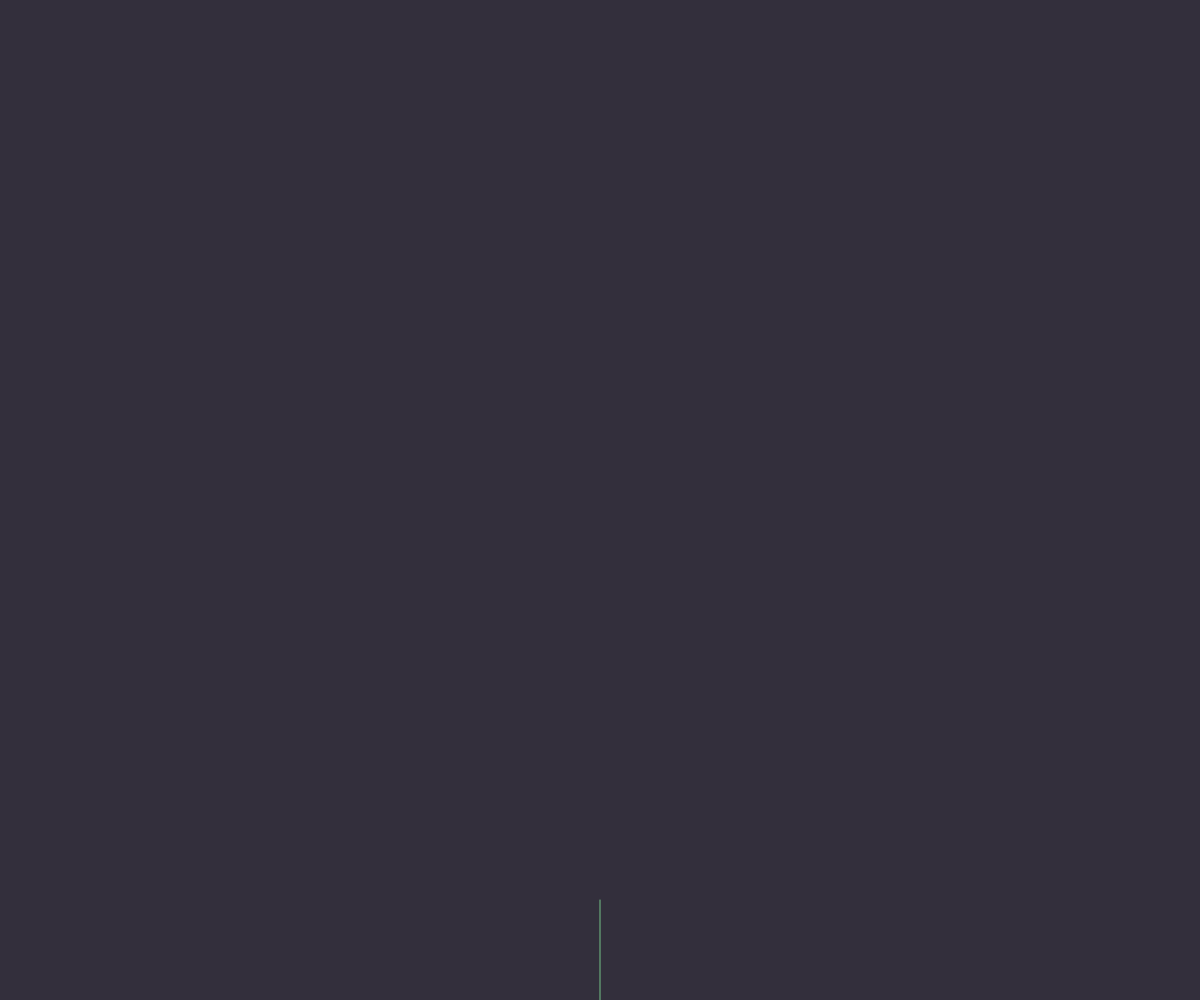
Frame 1 (no input)
Frame 60 (no input): identical to frame 1, image omitted
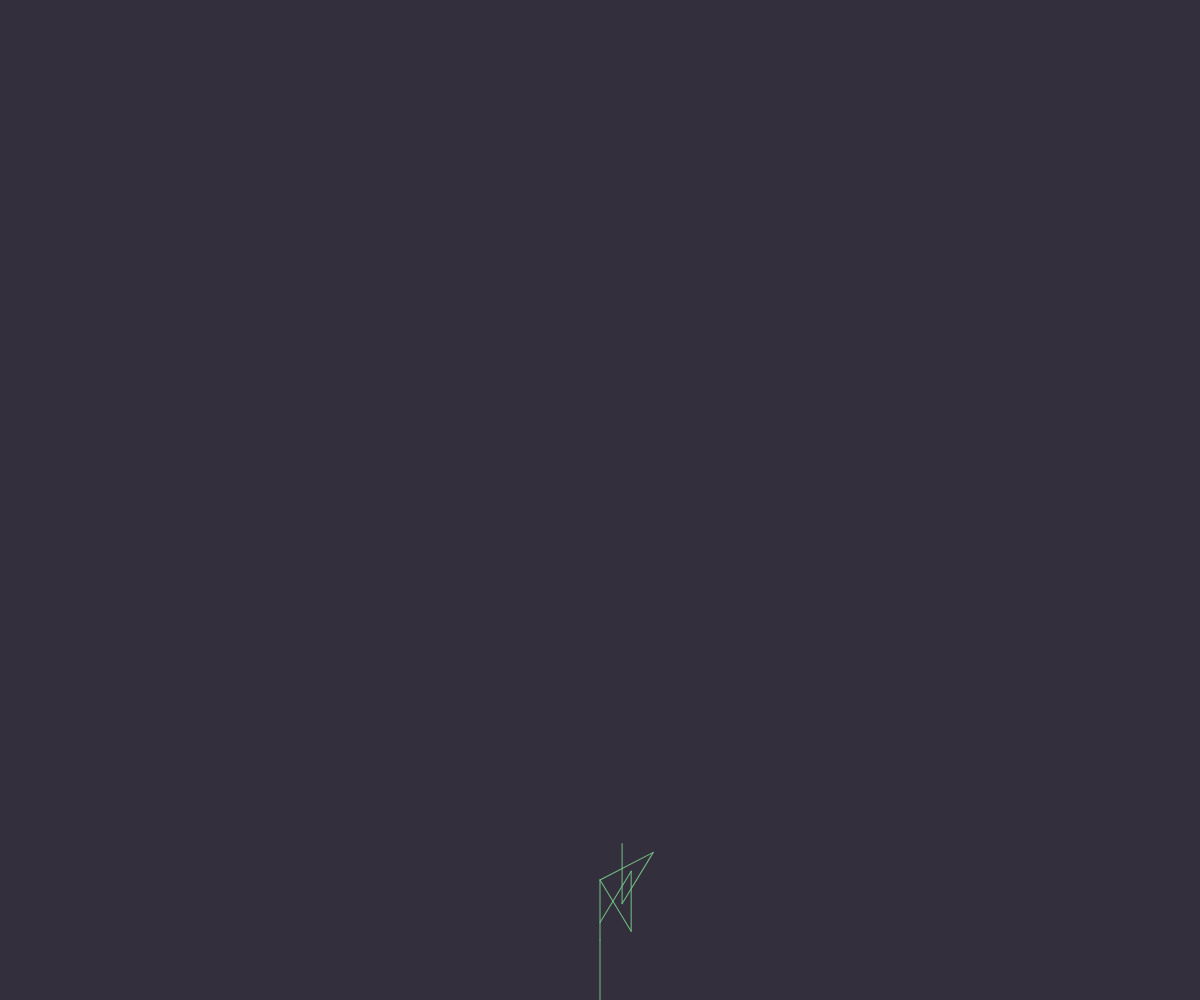
Frame 120 (the mouse pressed at the canvas centre since frame 60)

The p5.js sketch that drew these frames (run headless with seeded random() and noise() and a simulated clock; from frame 60 on, the mouse is pressed at the canvas centre):

// p5.js sketch
// ── sketch.js
let axiom = "FX";
let sentence = axiom;
let len = 100;
let angle;

let rules = [];
rules[0] = {
  a: "F",
  b: "FF-[-F+F+F]+[+F-F-F]"
}

/*rules[1] = {
  a: "X",
  b: "F+[[X]-X]-F[-FX]+X"
  //c: "F+[[X]-X]-F[-FX]+X"
}*/


function generate() {
  let nextSentence = "";
  len *= 0.6;
  for (let i=0; i < sentence.length; i++){
    let current = sentence.charAt(i);
    let found = false;
    for (let j = 0; j < rules.length; j++){
      if(current == rules[j].a) {
          nextSentence += rules[j].b; 
          found = true;
          break;   
      }
      if (!found){
        nextSentence += current;
      }
    }
  }
  sentence = nextSentence;
  turtle();
}

function turtle() {
  background(51,47,60);
  stroke(116,194,134);
  resetMatrix();
  translate(windowWidth/2, windowHeight);
  for (let i=0; i < sentence.length; i++){
    let current = sentence.charAt(i);
    if (current == "F") {
    //if (current == "F"){
      line(0,0,0, -len);
      translate(0, -len);
    }
    else if (current == "X"){
      translate(0, -len);
    }
    else if (current == "+"){
        rotate(angle);
    }
    else if (current == "-") {
      rotate(-angle);
    }
    else if (current == "[") {
      push();
    }
    else if (current == "]") {
      pop();
    }
  }
}
  
function  updateAngle(num) {
  angle = map(sin(num), 0, 1, 24,28);
}

function setup() {
  createCanvas(windowWidth, windowHeight);
  background(51,47,60);
  turtle();
  angle = radians(25);
  // put setup code here
}

let counter = 0;

function draw() {
  counter+= 0.01;
  // put drawing code here
  updateAngle(counter);
  turtle();
}

function mousePressed() {
 generate();
 console.log(sentence); 
}
// ── style.css
/* The snackbar - position it at the bottom and in the middle of the screen */
#snackbar {
    font-family: 'Source Sans Pro', sans-serif;
    visibility: hidden; /* Hidden by default. Visible on click */
    min-width: 250px; /* Set a default minimum width */
    margin-left: -125px; /* Divide value of min-width by 2 */
     /* Black background color */
    color: rgb(116,194,134); /* White text color */
    text-align: center; /* Centered text */
    border-radius: 2px; /* Rounded borders */
    padding: 12px; /* Padding */
    position: fixed; /* Sit on top of the screen */
    z-index: 1; /* Add a z-index if needed */
    left: 54%; /* Center the snackbar */
    opacity: 0.8;
    bottom: 7%; /* 30px from the bottom */
  }
  
  /* Show the snackbar when clicking on a button (class added with JavaScript) */
  #snackbar.show {
    visibility: visible; /* Show the snackbar */
    /* Add animation: Take 0.5 seconds to fade in and out the snackbar. 
    However, delay the fade out process for 2.5 seconds */
    -webkit-animation: fadein 0.5s, fadeout 0.5s 2.5s;
    animation: fadein 0.5s, fadeout 0.5s 2.5s;
  }
  
  /* Animations to fade the snackbar in and out */
  @-webkit-keyframes fadein {
    from {bottom: 0; opacity: 0;} 
    to {bottom: 7%; opacity: 1;}
  }
  
  @keyframes fadein {
    from {bottom: 0; opacity: 0;}
    to {bottom: 7%; opacity: 1;}
  }
  
  @-webkit-keyframes fadeout {
    from {bottom: 7%; opacity: 1;} 
    to {bottom: 0; opacity: 0;}
  }
  
  @keyframes fadeout {
    from {bottom: 7%; opacity: 1;}
    to {bottom: 0; opacity: 0;}
  }
